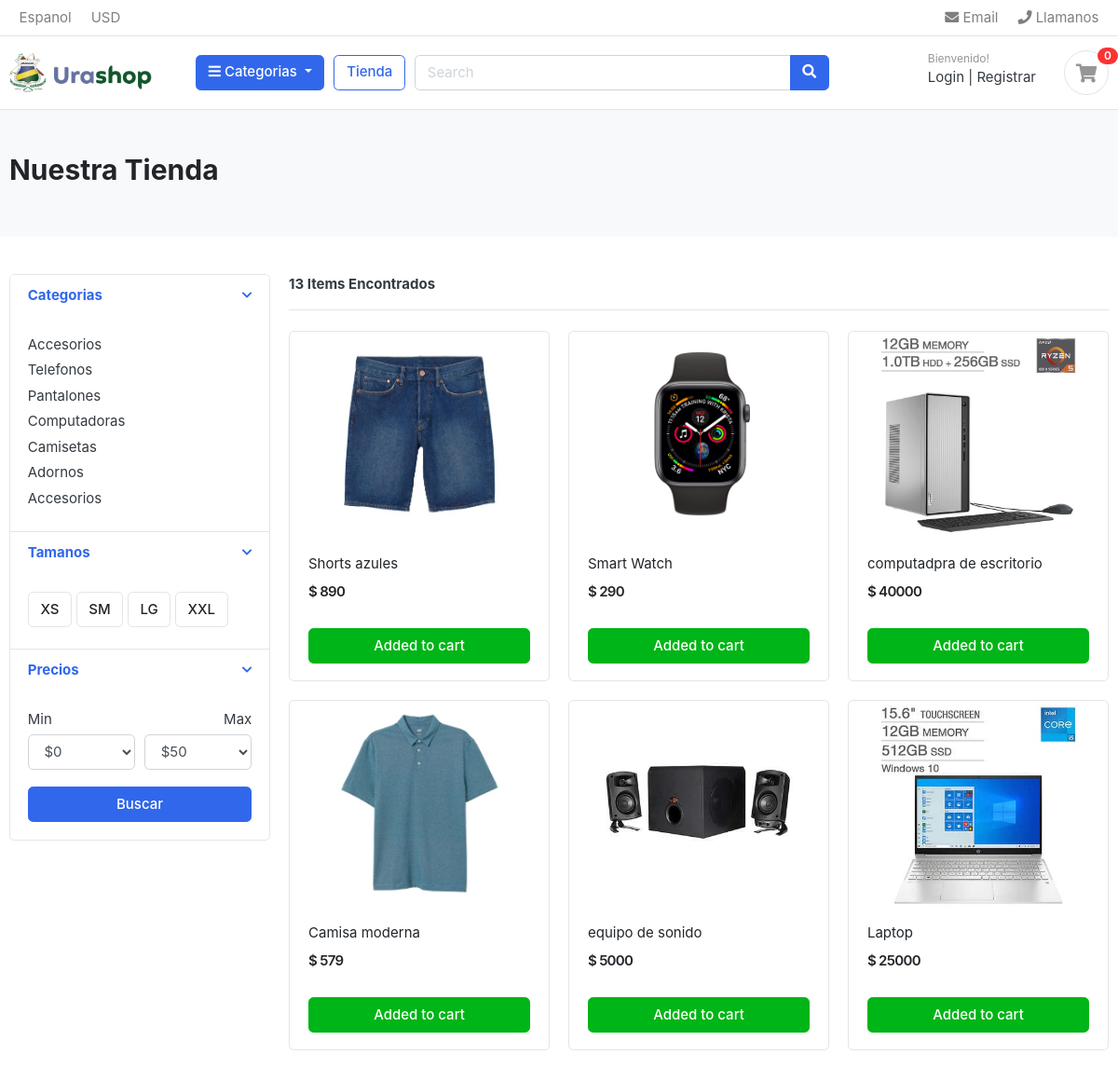
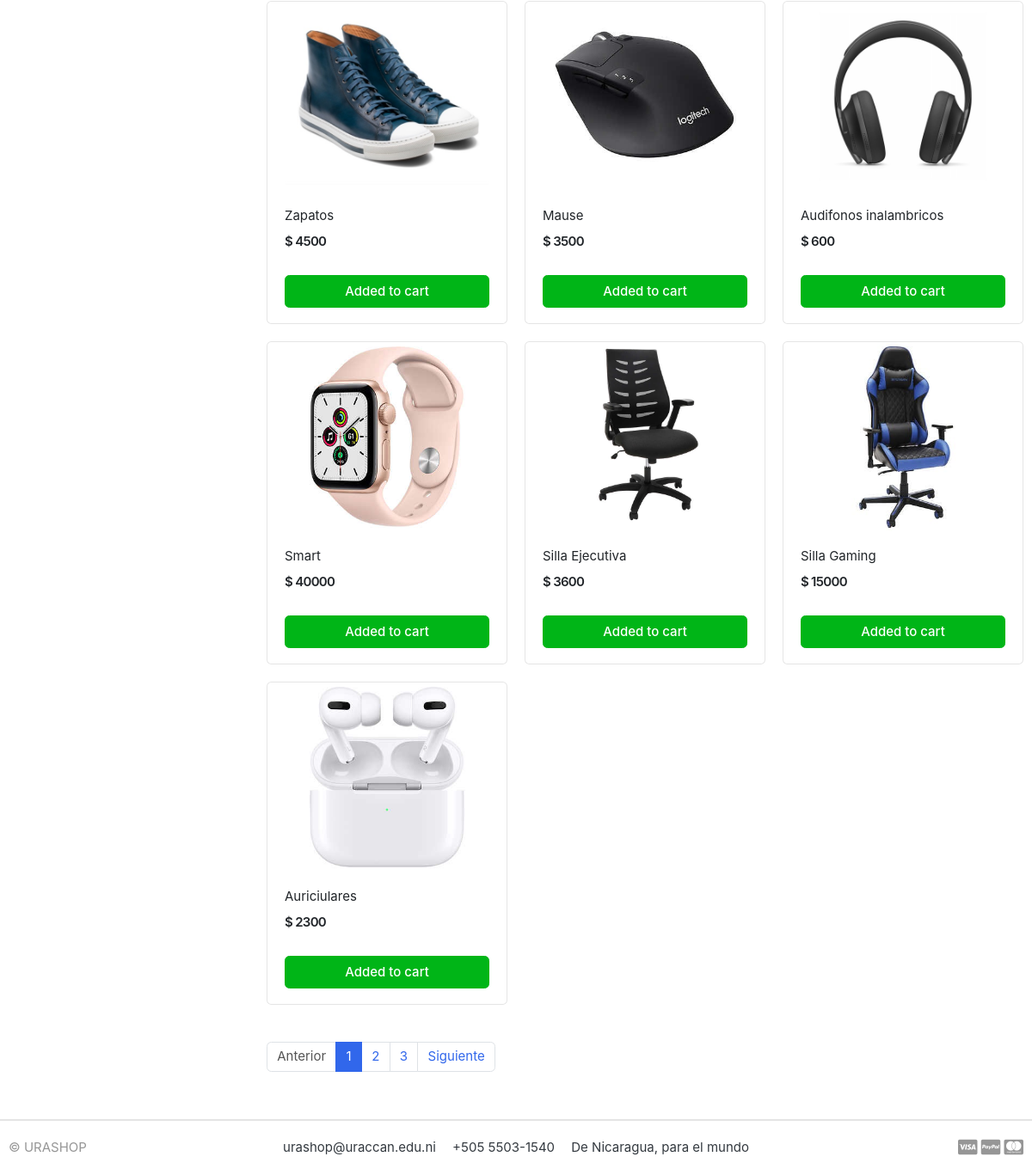
/store/, run on the app's committed database (2 pictures, top to bottom).
### store/models.py (models this page shows, shortened)
class Product(models.Model):
    product_name = models.CharField(max_length=100, unique=True)
    description = models.TextField(max_length=255, unique=True)
    slug = models.CharField(max_length=100, unique = True)
    price = models.IntegerField()
    images = models.ImageField(upload_to='photos/products')
    stock = models.IntegerField()
    is_available= models.BooleanField(default=True)
    category = models.ForeignKey(Category, on_delete=models.CASCADE)
    create_date = models.DateTimeField(auto_now_add=True)
    modified_date = models.DateTimeField(auto_now=True)

### store/views.py (the view)
# urls.py: path('store/', include('store.urls')),
def store(request, category_slug = None):
    categories = None
    products = None
    if category_slug != None:
        categories = get_object_or_404(Category, slug = category_slug)
        products = Product.objects.filter(category=categories, is_available=True)
        product_count = products.count()
    else:
        products = Product.objects.all().filter(is_available= True)
        product_count = products.count()
    context = {
        'products': products,
        'product_count': product_count,
    }
    return render(request, 'store/store.html', context)

### templates/store/store.html (shortened to what this page needs)
{% extends 'base.html' %}
{% block content %}
<section class="section-pagetop bg">
    <div class="container">
        <h2 class="title-page">Nuestra Tienda</h2>
    </div>
    </section>
<section class="section-content padding-y">
    <div class="container">
    <div class="row">
        <aside class="col-md-3">
    <div class="card">
        <article class="filter-group">
            <header class="card-header">
                <a href="#" data-toggle="collapse" data-target="#collapse_1" aria-expanded="true" class="">
                    <i class="icon-control fa fa-chevron-down"></i>
                    <h6 class="title">Categorias</h6>
                </a>
            </header>
            <div class="filter-content collapse show" id="collapse_1" style="">
                <div class="card-body">
                    <ul class="list-menu">
                    <li><a href="#">Accesorios  </a></li>
                    <li><a href="#">Telefonos </a></li>
                    <li><a href="#">Pantalones  </a></li>
                    <li><a href="#">Computadoras </a></li>
                    <li><a href="#">Camisetas </a></li>
                    <li><a href="#">Adornos</a></li>
                    <li><a href="#">Accesorios </a></li>
                    </ul>
                </div>
            </div>
        </article>
        <article class="filter-group">
            <header class="card-header">
                <a href="#" data-toggle="collapse" data-target="#collapse_4" aria-expanded="true" class="">
                    <i class="icon-control fa fa-chevron-down"></i>
                    <h6 class="title">Tamanos </h6>
                </a>
            </header>
            <div class="filter-content collapse show" id="collapse_4" style="">
                <div class="card-body">
                  <label class="checkbox-btn">
                    <span class="btn btn-light"> XS </span>
                  </label>
                  <label class="checkbox-btn">
                    <span class="btn btn-light"> SM </span>
                  </label>
                  <label class="checkbox-btn">
                    <span class="btn btn-light"> LG </span>
                  </label>
                  <label class="checkbox-btn">
                    <span class="btn btn-light"> XXL </span>
                  </label>
            </div>
            </div>
        </article>
        <article class="filter-group">
            <header class="card-header">
                <a href="#" data-toggle="collapse" data-target="#collapse_3" aria-expanded="true" class="">
                    <i class="icon-control fa fa-chevron-down"></i>
                    <h6 class="title">Precios </h6>
                </a>
            </header>
            <div class="filter-content collapse show" id="collapse_3" style="">
                <div class="card-body">
                    <div class="form-row">
                    <div class="form-group col-md-6">
                      <label>Min</label>
                          <select class="mr-2 form-control">
                            <option value="0">$0</option>
                        </select>
                    </div>
                    <div class="form-group text-right col-md-6">
                      <label>Max</label>
                          <select class="mr-2 form-control">
                            <option value="50">$50</option>
                        </select>
                    </div>
                    </div>
                    <button class="btn btn-block btn-primary">Buscar</button>
                </div>
            </div>
        </article>
    </div>
        </aside>
        <main class="col-md-9">
    <header class="border-bottom mb-4 pb-3">
            <div class="form-inline">
                <span class="mr-md-auto">  <b> {{ product_count }} Items Encontrados</b> </span>
            </div>
    </header>
    <div class="row">
        {% for product in products %}
        <div class="col-md-4">
            <figure class="card card-product-grid">
                <div class="img-wrap">
                    <img src="{{ product.images.url}}">
                </div>
                <figcaption class="info-wrap">
                    <div class="fix-height">
                        <a href="./product-detail.html" class="title">{{ product.product_name }}</a>
                        <div class="price-wrap mt-2">
                            <span class="price">$ {{ product.price }}</span>
                        </div>
                    </div>
                    <a href="#" class="btn btn-block btn-success">Added to cart </a>
                </figcaption>
            </figure>
        </div>
        {% endfor %}
    </div>
    <nav class="mt-4" aria-label="Page navigation sample">
      <ul class="pagination">
        <li class="page-item disabled"><a class="page-link" href="#">Anterior</a></li>
        <li class="page-item active"><a class="page-link" href="#">1</a></li>
        <li class="page-item"><a class="page-link" href="#">2</a></li>
        <li class="page-item"><a class="page-link" href="#">3</a></li>
        <li class="page-item"><a class="page-link" href="#">Siguiente</a></li>
      </ul>
    </nav>
        </main>
    </div>
    </div>
    </section>
{% endblock %}

### static/css/ui.css (style rules this page uses)
html { font-family: "Inter", sans-serif; font-size: 15px; }
.img-wrap { text-align: center; display: block; }
.img-wrap img { max-width: 100%; }
.price-wrap { letter-spacing: -0.7px; }
.padding-y { padding-top: 40px; padding-bottom: 40px; }
figure { margin-bottom: 0; }
article:after, .form-group:after { display: block; clear: both; content: ""; }
.bg { background-color: #f8f9fa; }
.title-page { color: #212529; }
.btn-light { background-color: #fff; border-color: #e4e4e4; }
[class*=list-] li:after { visibility: hidden; display: block; content: ""; overflow: hidden; height: 0; clear: both; }
.list-menu { list-style: none; margin: 0; padding-left: 0; }
.list-menu li { margin-bottom: 5px; }
.list-menu a { color: #343a40; }
[class*=card-product] a.title { color: #212529; display: block; }
[class*=card-product] .img-wrap { overflow: hidden; position: relative; }
[class*=card-product] .img-wrap img { height: 100%; max-width: 100%; width: auto; display: inline-block; -o-object-fit: cover; object-fit: cover; }
.card-product-grid { margin-bottom: 20px; }
.card-product-grid .img-wrap { border-radius: 0.2rem 0.2rem 0 0; height: 220px; }
.card-product-grid .info-wrap { overflow: hidden; padding: 18px 20px; }
.card-product-grid .fix-height { height: 80px; overflow: hidden; }
.card .img-wrap { overflow: hidden; }
.price { font-weight: 600; color: #212529; }
.icon-control { margin-top: 5px; float: right; font-size: 80%; }
.card-header .title { margin-bottom: 0; line-height: 1.5; }
.filter-group { border-bottom: 1px solid #e4e4e4; }
.filter-group .card-header { border-bottom: 0; }
.filter-group:last-child { border-bottom: 0; }
.checkbox-btn { position: relative; }
.section-pagetop { padding: 45px 0; }

### data on the page
Product: images (picture), product_name "Shorts azules", price "890"
Product: images (picture), product_name "Smart Watch", price "290"
Product: images (picture), product_name "computadpra de escritorio", price "40000"
Product: images (picture), product_name "Camisa moderna", price "579"
Product: images (picture), product_name "equipo de sonido", price "5000"
Product: images (picture), product_name "Laptop", price "25000"
Product: images (picture), product_name "Zapatos", price "4500"
Product: images (picture), product_name "Mause", price "3500"
Product: images (picture), product_name "Audifonos inalambricos", price "600"
Product: images (picture), product_name "Smart", price "40000"
Product: images (picture), product_name "Silla Ejecutiva", price "3600"
Product: images (picture), product_name "Silla Gaming", price "15000"
Product: images (picture), product_name "Auriciulares", price "2300"

### other printed values
{{ product_count }} "13"
